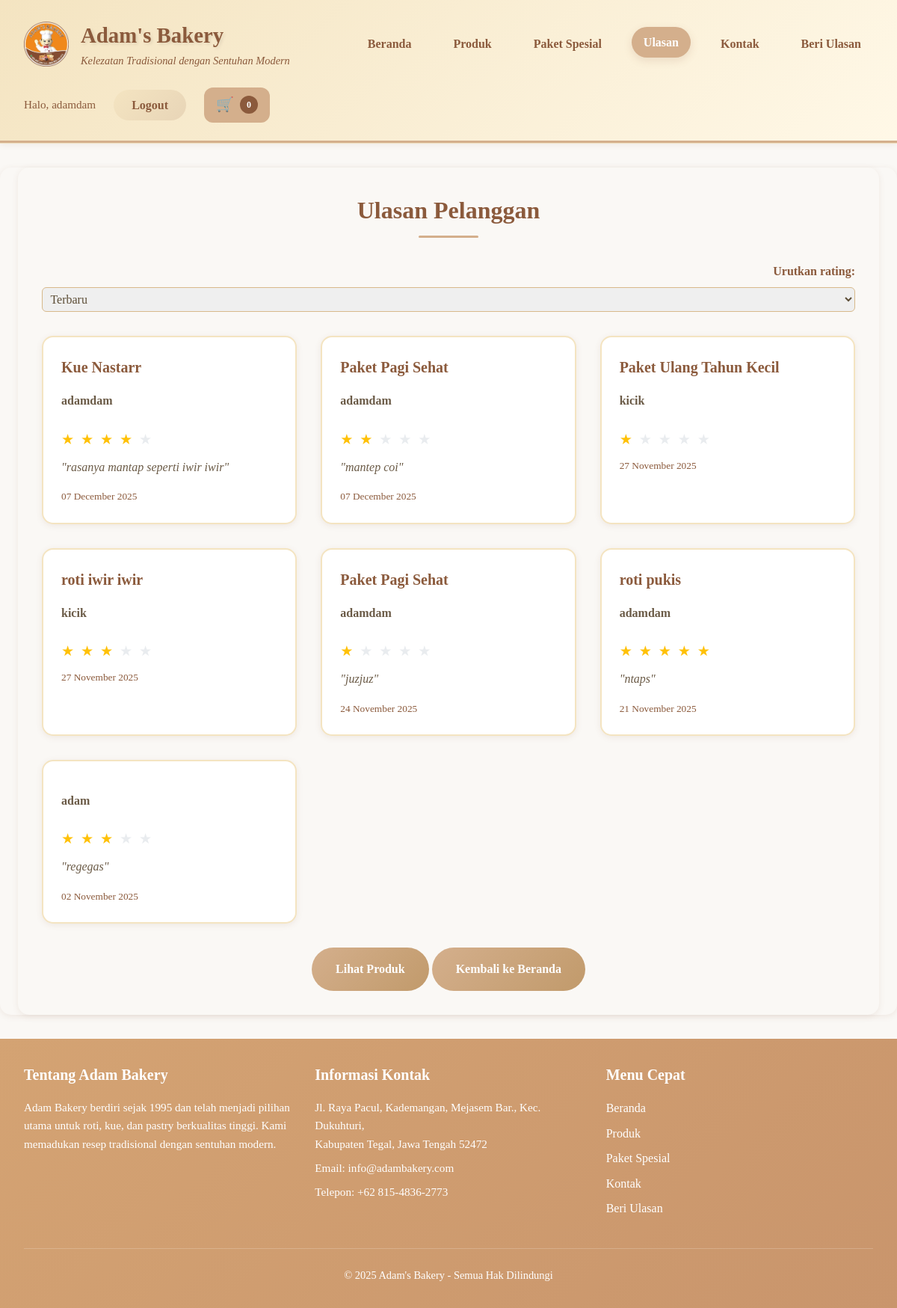
Screenshot of /view_reviews.php (signed in) with the database file from the repository.
### tables this page shows
CREATE TABLE `reviews` (
  `id` int(11) NOT NULL AUTO_INCREMENT,
  `transaction_id` int(11) NOT NULL,
  `product_id` int(11) DEFAULT NULL COMMENT 'ID produk jika review untuk produk',
  `package_id` int(11) DEFAULT NULL COMMENT 'ID paket jika review untuk paket',
  `item_type` enum('product','package') NOT NULL DEFAULT 'product' COMMENT 'Tipe item: product atau package',
  `nama_reviewer` varchar(255) NOT NULL,
  `rating` int(11) NOT NULL,
  `review_text` text DEFAULT NULL,
  `created_at` timestamp NOT NULL DEFAULT current_timestamp(),
  PRIMARY KEY (`id`),
  KEY `idx_review_transaction` (`transaction_id`),
  KEY `idx_review_product` (`product_id`),
  KEY `idx_review_package` (`package_id`),
  CONSTRAINT `reviews_ibfk_1` FOREIGN KEY (`transaction_id`) REFERENCES `transactions` (`id`) ON DELETE CASCADE,
  CONSTRAINT `reviews_ibfk_2` FOREIGN KEY (`product_id`) REFERENCES `products` (`id`) ON DELETE SET NULL,
  CONSTRAINT `reviews_ibfk_3` FOREIGN KEY (`package_id`) REFERENCES `packages` (`id`) ON DELETE SET NULL
);

### view_reviews.php (the view, shortened to what this page needs)
<?php
include 'includes/header.php';
$where_clause = "WHERE 1=1";
$params = [];
$types = '';
$order_by = "r.created_at DESC";
$reviews_query = "
    SELECT r.*,
           CASE
               WHEN r.item_type = 'product' THEN p.nama
               WHEN r.item_type = 'package' THEN pkg.nama
           END as item_name
    FROM reviews r
    LEFT JOIN products p ON r.product_id = p.id
    LEFT JOIN packages pkg ON r.package_id = pkg.id
    $where_clause
    ORDER BY $order_by
";
if (count($params) > 0) {
    $stmt = $conn->prepare($reviews_query);
    $stmt->bind_param($types, ...$params);
    $stmt->execute();
    $reviews = $stmt->get_result();
} else {
    $reviews = $conn->query($reviews_query);
}
?>
<main>
    <h2>Ulasan Pelanggan</h2>
    <?php if ($reviews->num_rows > 0): ?>
        <form method="GET" style="text-align: right; margin-bottom: 1rem;">
            <label for="sort_rating"><strong>Urutkan rating:</strong></label>
            <select name="sort_rating" id="sort_rating" onchange="this.form.submit()" style="padding: 0.4rem; border-radius: 6px; border: 1px solid #d8b98b;">
                <option value="">Terbaru</option>
            </select>
        </form>
    <?php endif; ?>
    <?php if ($reviews->num_rows == 0): ?>
        <p>Belum ada ulasan untuk item ini.</p>
    <?php else: ?>
        <div class="product-grid">
            <?php while ($review = $reviews->fetch_assoc()): ?>
                <div class="product-card">
                   <h4><?php echo htmlspecialchars($review['item_name'] ?? ''); ?></h4>
                    <p><strong><?php echo htmlspecialchars($review['nama_reviewer']); ?></strong></p>
                    <div class="rating" style="margin: 0.5rem 0;">
                        <?php for ($i = 1; $i <= 5; $i++): ?>
                            <span class="<?php echo $i <= $review['rating'] ? '' : 'empty'; ?>">★</span>
                        <?php endfor; ?>
                    </div>
                    <?php if ($review['review_text']): ?>
                        <p style="font-style: italic; color: #6b5b47;">"<?php echo htmlspecialchars($review['review_text']); ?>"</p>
                    <?php endif; ?>
                    <small style="color: #8b5a3c;">
                        <?php echo date('d F Y', strtotime($review['created_at'])); ?>
                    </small>
                </div>
            <?php endwhile; ?>
        </div>
    <?php endif; ?>
    <div class="text-center mt-2">
        <a href="products.php" class="btn">Lihat Produk</a>
        <a href="index.php" class="btn">Kembali ke Beranda</a>
    </div>
</main>
<?php include 'includes/footer.php'; ?>

### assets/css/style.css (style rules this page uses)
* { margin: 0; padding: 0; box-sizing: border-box; }
html, body { height: 100%; }
body { font-family: "Georgia", "Times New Roman", serif; font-size: 1rem; line-height: 1.6; color: #5d4e37; background-color: #faf8f5; display: flex; flex-direction: column; }
:root { --color-primary: #8b5a3c; --color-primary-dark: #6b4423; --color-primary-light: #c19a6b; --color-secondary: #d4af8c; --color-secondary-light: #f4e4c1; --color-secondary-lighter: #fff8e7; --color-white: #ffffff; --color-light-bg: #faf8f5; --color-light-border: #f0e0c0; --color-text-primary: #5d4e37; --color-text-secondary: #6b5b47; --color-text-light: #8b5a3c; --color-success: #28a745; --color-error: #dc3545; --color-warning: #ffc107; --color-info: #17a2b8; --spacing-xs: 0.25rem; --spacing-sm: 0.5rem; --spacing-md: 1rem; --spacing-lg: 1.5rem; --spacing-xl: 2rem; --spacing-2xl: 3rem; --radius-sm: 8px; --radius-md: 12px; --radius-lg: 15px; --radius-full: 50px; --shadow-sm: 0 2px 8px rgba(139, 90, 60, 0.1); --shadow-md: 0 4px 12px rgba(139, 90, 60, 0.15); --shadow-lg: 0 8px 25px rgba(139, 90, 60, 0.2); --transition: all 0.3s ease; }
h1, h2, h3, h4, h5, h6 { color: var(--color-primary); font-weight: 600; margin-bottom: var(--spacing-md); }
h2 { font-size: 2rem; position: relative; text-align: center; padding-bottom: var(--spacing-md); }
h2::after { content: ""; display: block; width: 80px; height: 3px; background-color: var(--color-secondary); margin: var(--spacing-sm) auto 0; border-radius: 2px; }
h4 { font-size: 1.25rem; }
p { margin-bottom: var(--spacing-md); color: var(--color-text-secondary); }
a { color: var(--color-primary); text-decoration: none; transition: var(--transition); }
main { background-color: var(--color-light-bg); border-radius: var(--radius-lg); padding: var(--spacing-xl); box-shadow: var(--shadow-sm); position: relative; }
label { display: block; margin-bottom: var(--spacing-sm); color: var(--color-primary); font-weight: 600; }
input[type="text"], input[type="email"], input[type="password"], input[type="tel"], input[type="number"], input[type="date"], input[type="file"], select, textarea { width: 100%; padding: var(--spacing-md); border: 2px solid var(--color-light-border); border-radius: var(--radius-md); font-family: inherit; font-size: 1rem; color: var(--color-text-primary); transition: var(--transition); }
button, .btn, input[type="submit"] { background: linear-gradient(135deg, var(--color-secondary) 0%, var(--color-primary-light) 100%); color: var(--color-white); padding: var(--spacing-md) var(--spacing-xl); border: none; border-radius: var(--radius-full); font-size: 1rem; font-weight: 600; cursor: pointer; transition: var(--transition); display: inline-block; text-align: center; text-decoration: none; user-select: none; }
.product-grid, .package-grid { display: grid; grid-template-columns: repeat(auto-fill, minmax(280px, 1fr)); gap: var(--spacing-xl); margin: var(--spacing-xl) 0; }
.product-card, .package-card { background: var(--color-white); border-radius: var(--radius-lg); padding: var(--spacing-lg); box-shadow: var(--shadow-sm); border: 2px solid var(--color-secondary-light); transition: var(--transition); display: flex; flex-direction: column; }
.rating { color: #ffc107; font-size: 1.2rem; letter-spacing: 2px; }
.rating .empty { color: #e9ecef; }
.text-center { text-align: center; }
.mt-2 { margin-top: var(--spacing-lg); }

### rows the page displays
reviews: item_name "Kue Nastarr", nama_reviewer "adamdam", review_text "rasanya mantap seperti iwir iwir", created_at "07 December 2025"
reviews: item_name "Paket Pagi Sehat", nama_reviewer "adamdam", review_text "mantep coi", created_at "07 December 2025"
reviews: item_name "Paket Ulang Tahun Kecil", nama_reviewer "kicik", created_at "27 November 2025"
reviews: item_name "roti iwir iwir", nama_reviewer "kicik", created_at "27 November 2025"
reviews: item_name "Paket Pagi Sehat", nama_reviewer "adamdam", review_text "juzjuz", created_at "24 November 2025"
reviews: item_name "roti pukis", nama_reviewer "adamdam", review_text "ntaps", created_at "21 November 2025"
reviews: nama_reviewer "adam", review_text "regegas", created_at "02 November 2025"

### other values shown
APP_NAME "Adam's Bakery"
InputSanitizer::escapeHtml($_SESSION['customer_name']) "adamdam"
$cartSummary['count'] "0"
